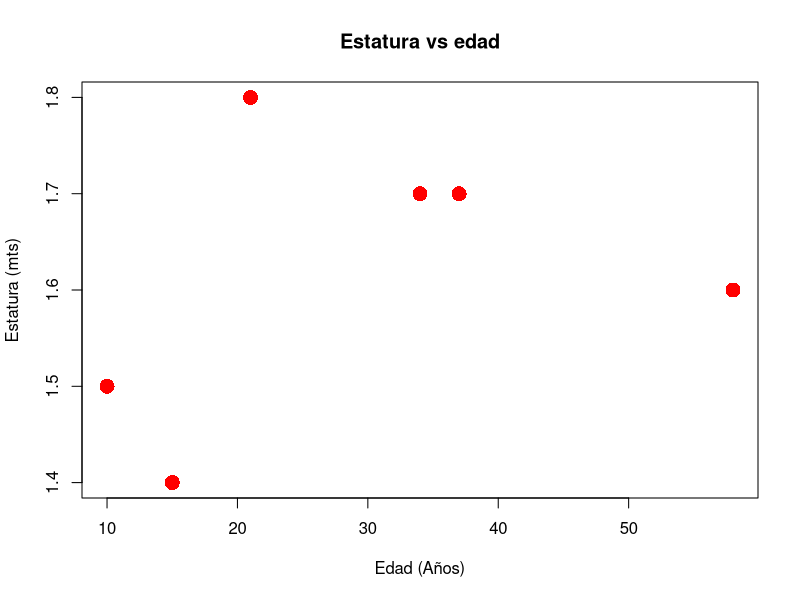
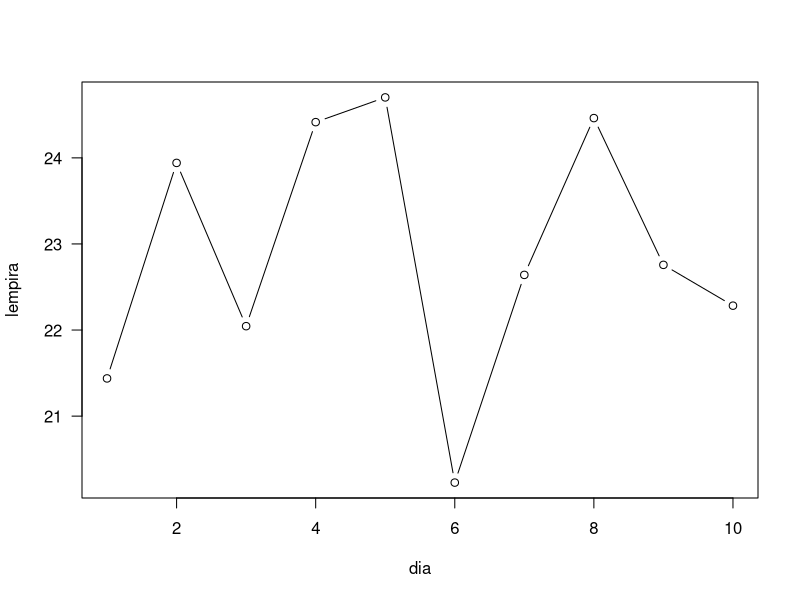
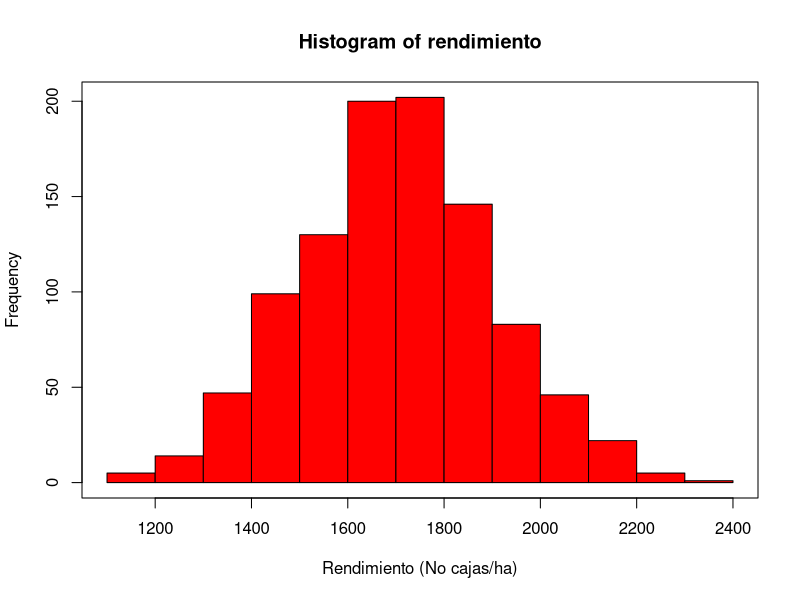
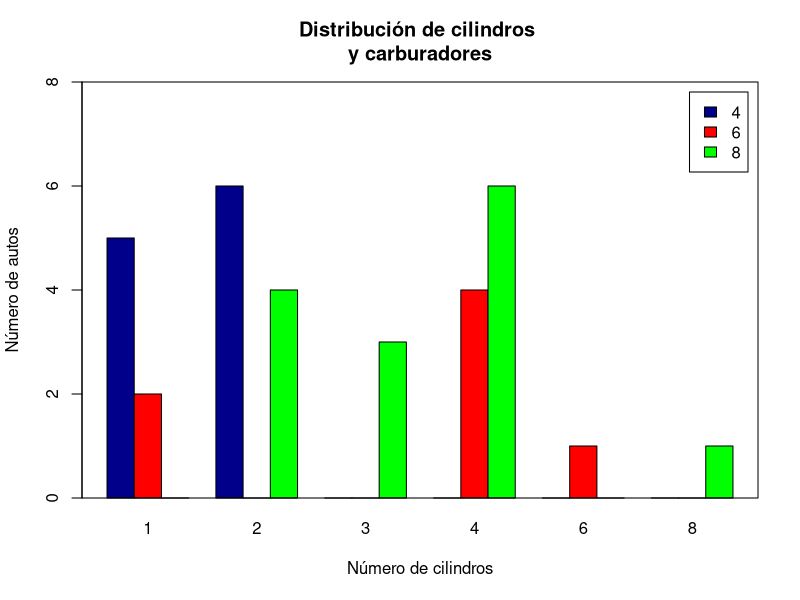
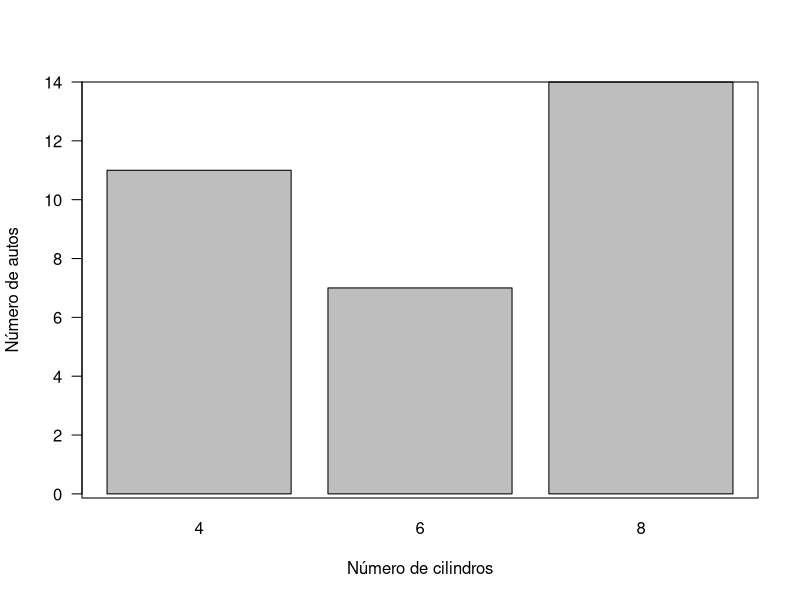
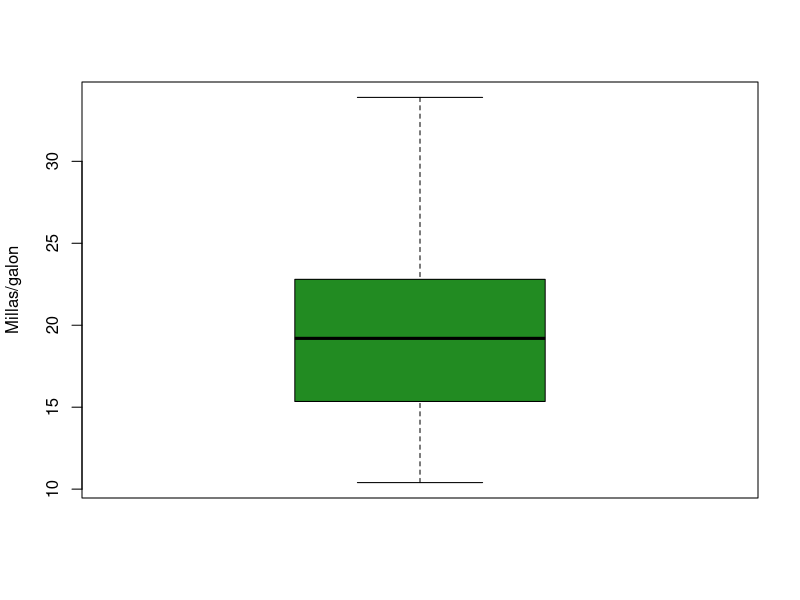
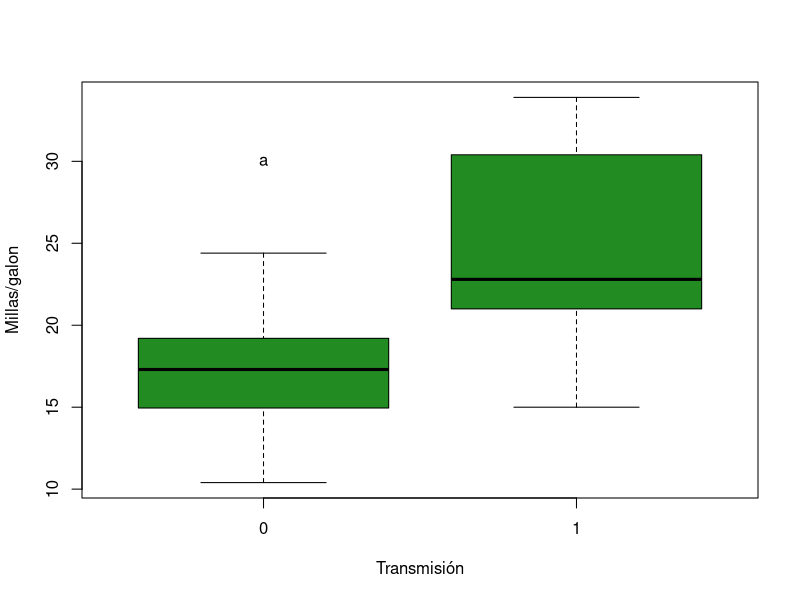

Generate these figures, in order, with R:

# Graficos en R
# Hugo Andres Dorado
# 27 08 2018

# Diagrama de dispersion

edad     <- c(21,34,10,15,37,58)
estatura <- c(1.8,1.7,1.5,1.4,1.7,1.6)

plot(edad,estatura,col = "red",pch=16,cex=2,
     main="Estatura vs edad",xlab = 'Edad (Años)',
     ylab = 'Estatura (mts)')

# cex: Tamaño de los puntos
# pch: Tipo de punto
# main,xlab,ylab: Etiquetas

# Graficos en el tiempo

dia <- 1:10

set.seed(123)
lempira <- runif(n = 10,min = 20,max = 25)
lempira

plot(dia,lempira,type="b",las=1)

# Histograma

set.seed(123)
rendimiento <- rnorm(1000,mean = 1700,sd=200)

hist(rendimiento,xlab = 'Rendimiento (No cajas/ha)',
     col='red')
box()


# Diagrama de barras

?mtcars

tabla <- with(mtcars,table(cyl,carb) )
tabla

barplot(tabla,
        main="Distribución de cilindros \ny carburadores",
        col=c("darkblue","red","green"),beside=T,
        legend = row.names(tabla),
        xlab = "Número de cilindros",
        ylab='Número de autos',ylim=c(0,8))

box()

tabla2 <- table(mtcars$cyl)

barplot(tabla2,xlab = "Número de cilindros",ylab='Número de autos',
        las=1)
box()

# Graficos boxplot

boxplot(mtcars$mpg,ylab="Millas/galon",col='forestgreen')

boxplot(mtcars$mpg~mtcars$am,ylab="Millas/galon",col='forestgreen',
        xlab='Transmisión')

text(1,30,"a")



